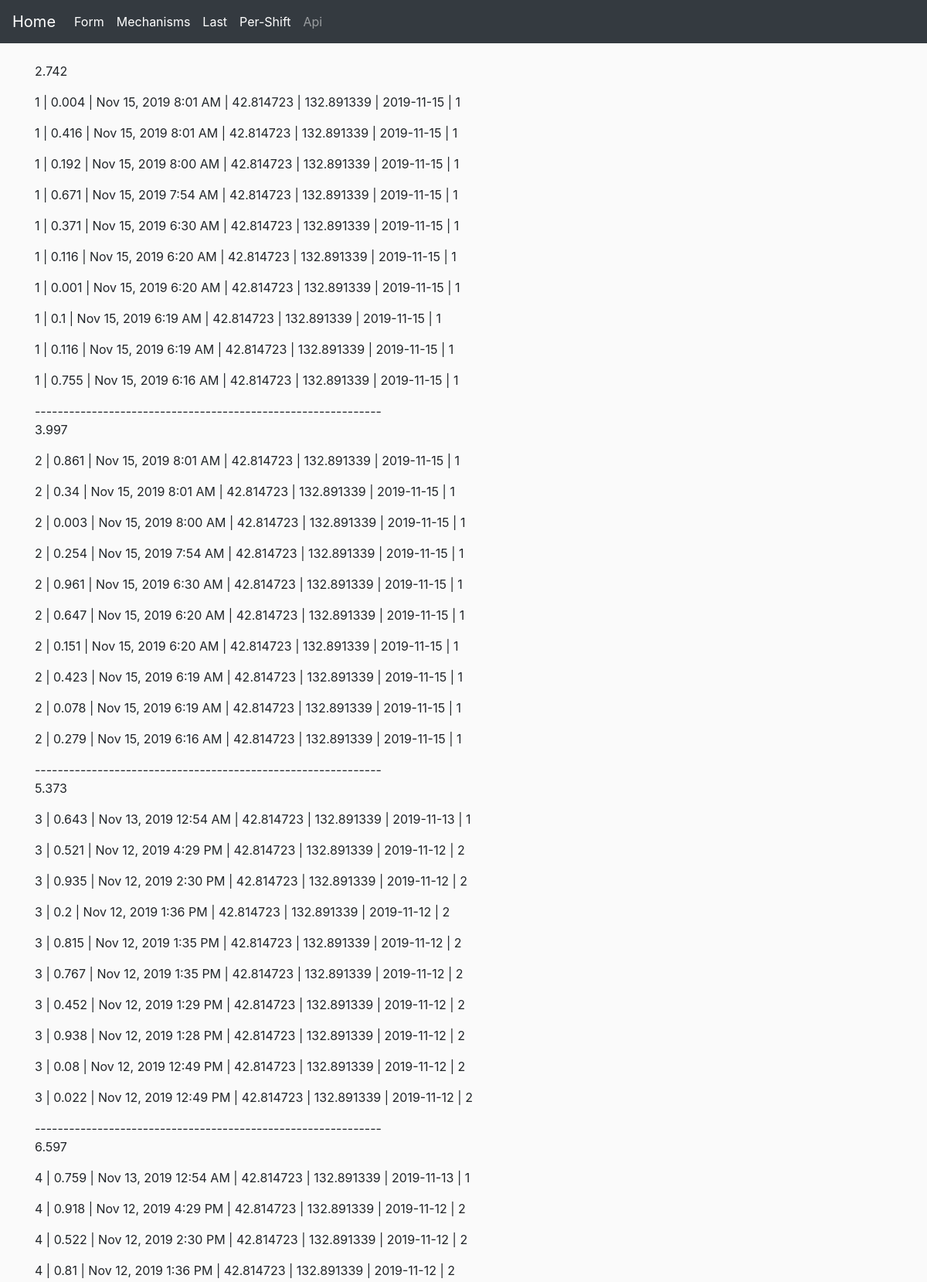
The page /last (upper part) on the database its author committed.
### app/model.py (models this page shows, shortened)
class Post(db.Model):
    id = db.Column(db.Integer, primary_key=True)
    mechanism_id = db.Column(db.Integer, db.ForeignKey('mechanism.id'))
    value = db.Column(db.Float)
    latitude = db.Column(db.Float)
    longitude = db.Column(db.Float)
    timestamp = db.Column(db.DateTime, index=True, default=datetime.utcnow)
    date_shift = db.Column(db.Date)
    shift = db.Column(db.Integer)

class Mechanism(db.Model):
    id = db.Column(db.Integer, primary_key=True)
    company = db.Column(db.String(64), index=True)
    type = db.Column(db.String(64), index=True)
    model = db.Column(db.String(64), index=True)
    number = db.Column(db.SmallInteger, index=True)
    name = db.Column(db.String(64), index=True, unique=True)
    posts = db.relationship('Post', backref='mech', lazy='dynamic')

### app/views.py (the view)
@app.route("/last")
def last():
    posts = [Post.query.filter_by(mechanism_id=p).order_by(
        Post.id.desc()).limit(10) for p in all_mechanisms_id()]
    return render_template("last.html",
                           title='Последние данные',
                           tim=datetime.now() + timedelta(days=2),
                           posts=posts)

### functions.py (called while the page is built)
def all_mechanisms_id():
    return [m.id for m in Mechanism.query.all()]

### app/templates/last.html
{% extends "base.html" %}
{% block main %}
<br>
{% for p in posts %}
<p>{{ p|sum(attribute='value')|round(3) if p[0] }}</p>
{% for post in p %}
<p>{{post.mech.number}} | {{post.value}} | {{moment(post.timestamp).format('lll')}} |
{{post.latitude}} | {{post.longitude}} |  {{post.date_shift}} | {{post.shift}} </p>
{% endfor %}
{{ '-------------------------------------------------------------' if p[0] }}
{% endfor %}
{% endblock %}

### app/static/main.css (style rules this page uses)
body { background-color: #fafafa; }

### rows shown on the page
Post: mech.number "1", value "0.004", timestamp "Nov 15, 2019 8:01 AM", latitude "42.814723", longitude "132.891339", date_shift "2019-11-15", shift "1"
Post: mech.number "1", value "0.416", timestamp "Nov 15, 2019 8:01 AM", latitude "42.814723", longitude "132.891339", date_shift "2019-11-15", shift "1"
Post: mech.number "1", value "0.192", timestamp "Nov 15, 2019 8:00 AM", latitude "42.814723", longitude "132.891339", date_shift "2019-11-15", shift "1"
Post: mech.number "1", value "0.671", timestamp "Nov 15, 2019 7:54 AM", latitude "42.814723", longitude "132.891339", date_shift "2019-11-15", shift "1"
Post: mech.number "1", value "0.371", timestamp "Nov 15, 2019 6:30 AM", latitude "42.814723", longitude "132.891339", date_shift "2019-11-15", shift "1"
Post: mech.number "1", value "0.116", timestamp "Nov 15, 2019 6:20 AM", latitude "42.814723", longitude "132.891339", date_shift "2019-11-15", shift "1"
Post: mech.number "1", value "0.001", timestamp "Nov 15, 2019 6:20 AM", latitude "42.814723", longitude "132.891339", date_shift "2019-11-15", shift "1"
Post: mech.number "1", value "0.1", timestamp "Nov 15, 2019 6:19 AM", latitude "42.814723", longitude "132.891339", date_shift "2019-11-15", shift "1"
Post: mech.number "1", value "0.116", timestamp "Nov 15, 2019 6:19 AM", latitude "42.814723", longitude "132.891339", date_shift "2019-11-15", shift "1"
Post: mech.number "1", value "0.755", timestamp "Nov 15, 2019 6:16 AM", latitude "42.814723", longitude "132.891339", date_shift "2019-11-15", shift "1"
Post: mech.number "2", value "0.861", timestamp "Nov 15, 2019 8:01 AM", latitude "42.814723", longitude "132.891339", date_shift "2019-11-15", shift "1"
Post: mech.number "2", value "0.34", timestamp "Nov 15, 2019 8:01 AM", latitude "42.814723", longitude "132.891339", date_shift "2019-11-15", shift "1"
Post: mech.number "2", value "0.003", timestamp "Nov 15, 2019 8:00 AM", latitude "42.814723", longitude "132.891339", date_shift "2019-11-15", shift "1"
Post: mech.number "2", value "0.254", timestamp "Nov 15, 2019 7:54 AM", latitude "42.814723", longitude "132.891339", date_shift "2019-11-15", shift "1"
Post: mech.number "2", value "0.961", timestamp "Nov 15, 2019 6:30 AM", latitude "42.814723", longitude "132.891339", date_shift "2019-11-15", shift "1"
Post: mech.number "2", value "0.647", timestamp "Nov 15, 2019 6:20 AM", latitude "42.814723", longitude "132.891339", date_shift "2019-11-15", shift "1"
Post: mech.number "2", value "0.151", timestamp "Nov 15, 2019 6:20 AM", latitude "42.814723", longitude "132.891339", date_shift "2019-11-15", shift "1"
Post: mech.number "2", value "0.423", timestamp "Nov 15, 2019 6:19 AM", latitude "42.814723", longitude "132.891339", date_shift "2019-11-15", shift "1"
Post: mech.number "2", value "0.078", timestamp "Nov 15, 2019 6:19 AM", latitude "42.814723", longitude "132.891339", date_shift "2019-11-15", shift "1"
Post: mech.number "2", value "0.279", timestamp "Nov 15, 2019 6:16 AM", latitude "42.814723", longitude "132.891339", date_shift "2019-11-15", shift "1"
Post: mech.number "3", value "0.643", timestamp "Nov 13, 2019 12:54 AM", latitude "42.814723", longitude "132.891339", date_shift "2019-11-13", shift "1"
Post: mech.number "3", value "0.521", timestamp "Nov 12, 2019 4:29 PM", latitude "42.814723", longitude "132.891339", date_shift "2019-11-12", shift "2"
Post: mech.number "3", value "0.935", timestamp "Nov 12, 2019 2:30 PM", latitude "42.814723", longitude "132.891339", date_shift "2019-11-12", shift "2"
Post: mech.number "3", value "0.2", timestamp "Nov 12, 2019 1:36 PM", latitude "42.814723", longitude "132.891339", date_shift "2019-11-12", shift "2"
Post: mech.number "3", value "0.815", timestamp "Nov 12, 2019 1:35 PM", latitude "42.814723", longitude "132.891339", date_shift "2019-11-12", shift "2"
Post: mech.number "3", value "0.767", timestamp "Nov 12, 2019 1:35 PM", latitude "42.814723", longitude "132.891339", date_shift "2019-11-12", shift "2"
Post: mech.number "3", value "0.452", timestamp "Nov 12, 2019 1:29 PM", latitude "42.814723", longitude "132.891339", date_shift "2019-11-12", shift "2"
Post: mech.number "3", value "0.938", timestamp "Nov 12, 2019 1:28 PM", latitude "42.814723", longitude "132.891339", date_shift "2019-11-12", shift "2"
Post: mech.number "3", value "0.08", timestamp "Nov 12, 2019 12:49 PM", latitude "42.814723", longitude "132.891339", date_shift "2019-11-12", shift "2"
Post: mech.number "3", value "0.022", timestamp "Nov 12, 2019 12:49 PM", latitude "42.814723", longitude "132.891339", date_shift "2019-11-12", shift "2"
Post: mech.number "4", value "0.759", timestamp "Nov 13, 2019 12:54 AM", latitude "42.814723", longitude "132.891339", date_shift "2019-11-13", shift "1"
Post: mech.number "4", value "0.918", timestamp "Nov 12, 2019 4:29 PM", latitude "42.814723", longitude "132.891339", date_shift "2019-11-12", shift "2"
Post: mech.number "4", value "0.522", timestamp "Nov 12, 2019 2:30 PM", latitude "42.814723", longitude "132.891339", date_shift "2019-11-12", shift "2"
Post: mech.number "4", value "0.81", timestamp "Nov 12, 2019 1:36 PM", latitude "42.814723", longitude "132.891339", date_shift "2019-11-12", shift "2"

### other values the page prints
{{ p|sum(attribute='value')|round(3) if p[0] }} "2.742" "3.997" "5.373" "6.597"
